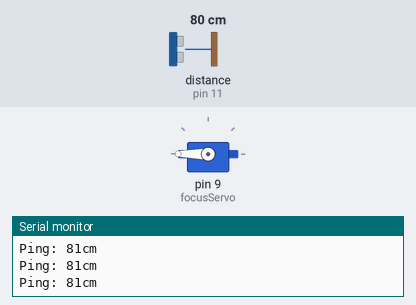
The sketch below on a simulated Arduino Uno, built with avr-gcc and run on an emulated ATmega328P. Parts: servo, the last lines printed to the serial monitor. The test bench sets the inputs (shaded band); at power-on: distance to the obstacle (sensor on pin 11) 80 cm. The echo pulse lasts 58.3 µs per cm.

Above: at 1.2 s.
1.3 s: distance to the obstacle (sensor on pin 11) set to 2 cm
At 2.5 s:
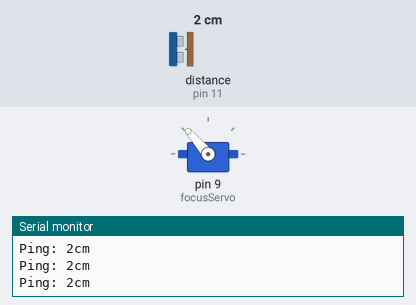
2.8 s: distance to the obstacle (sensor on pin 11) set to 6 cm
4.3 s: distance to the obstacle (sensor on pin 11) set to 9 cm
At 5.1 s:
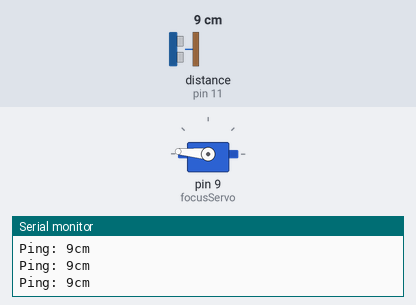
5.9 s: distance to the obstacle (sensor on pin 11) set to 18 cm
At 6.4 s:
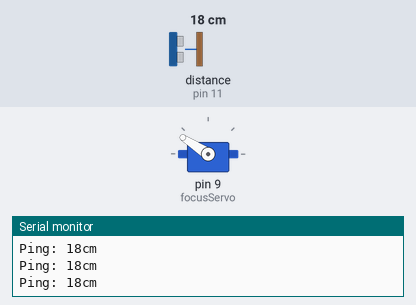
7.5 s: distance to the obstacle (sensor on pin 11) set to 35 cm
At 8.8 s:
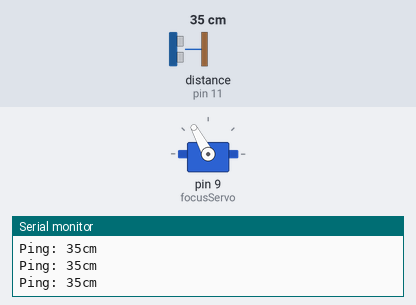
Timing chart, 0 to 10.1 s (numbered marks = the images above; inputs shaded):
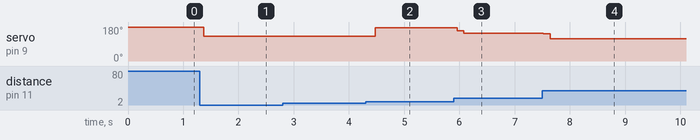

The sketch:

motorTest.ino
```cpp
#include <Servo.h> // built in Arduino servo library
#include <NewPing.h> // custom library built by Tim Eckel built for better ultrasonic reading http://playground.arduino.cc/Code/NewPing

Servo focusServo;             // servo for focusing
int focusPos = 0;             // focus position angle
const int numReadings = 10;   // number of readings to take for average
int index = 0;                // current reading index
int total = 0;                // total of all readings for average calcualation
int average = 0;              // average over numReadings
int echoPin = 11;             // sensor echo pin
int initPin = 12;             // sensor init pin
int maxDistance=200;          // maximum sensor reading
int distance = 0;             // distance of sensor
long toTurn = 0;              // angle to turn, calculated from curve fit
int sensorMin = 8;            // closest necessary sensor distance
int sensorMax = 35;           // furthest possible sensor distance

NewPing sonar(initPin, echoPin, maxDistance);

// initialization
void setup() {
  // sets up servo at pin 9
  focusServo.attach(9);
  // spins the motor to the closest focal length
  focusServo.write(180);
  // serial port only works at 115200 for some reason
  Serial.begin(115200);
}

// loop code
void loop() {
    // time inbetween sensor readings
    delay(10);
    // pings sensor
    distance=sonar.ping_cm();
    Serial.print("Ping: ");
    Serial.print(distance);
    Serial.println("cm");

    // sums up distance to total
    total=total+distance;
    // increase index by one
    index=index+1;

    // once numReadings amount of pings has been reached, turn motor. Prevents over-sensitive motor from twitching
    if (index >= numReadings)  {
      // average taken
      average=total/numReadings;
      Serial.println(average);
      index = 0;
      total = 0;
      // checks if sensor is within necessary range
      if(average>=sensorMin&&average<=sensorMax){
        // magic numbers here needed. This equation to calculate relationship between distance and angle was done through
        // taking a few data points and creating a quadratic fit. This quadratic fit was the formula for the angle to turn.
        toTurn=.0557143*average*average-4.66143*average+213.083;
        Serial.println(toTurn);
        focusServo.write(toTurn);
      }
    }
}
```

Measured:
- the behaviour switches between 7 and 8 cm on distance to the obstacle (sensor on pin 11) (found by bisection; images 1 and 2)
- after the input at 1.3 s, servo on pin 9 (focusServo): 180° → 131° after 0.07 s
- after the input at 4.3 s, servo on pin 9 (focusServo): 131° → 175° after 0.17 s
- after the input at 5.9 s, servo on pin 9 (focusServo): 175° → 161° after 0.06 s, → 147° 0.12 s later
- after the input at 7.5 s, servo on pin 9 (focusServo): 147° → 144° at once, → 118° 0.13 s later
